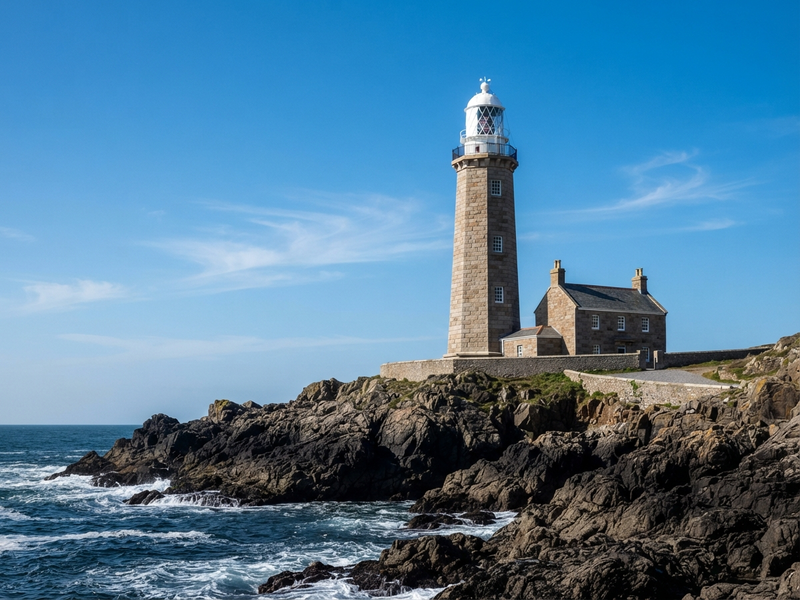
#> input picture small_image.png, 800 x 600 px
$ python starter_convolution.py
#> lines starting #> are read from the running program, lines starting #| are printed output that depends on the picture
### utilities.py
"""
utilities.py — Local-Image Helper Functions for the Parallel 2D Convolution Lab
-------------------------------------------------------------------------------
Provides:
  1. `DEFAULT_SMALL_IMAGE = "small_image.png"` (600 x 800 grayscale test image)
     and `DEFAULT_LARGE_IMAGE = "large_image.png"` (1600 x 2400 high-res test image).
  2. `load_grayscale_image()`: Loads a local image file (PNG, JPG, etc.), converts
     it to grayscale, optionally resizes it if `target_size` is specified, and
     returns a contiguous 2D `np.float64` array normalized to [0.0, 1.0].
  3. `get_kernels()`: Returns standard 5x5 `blur` and `edges` convolution kernels.
  4. `plot_comparison()`: Saves a clean side-by-side comparison PNG (automatically
     normalizing signed edge-detection magnitudes so both positive and negative edges
     are clearly visible when inspecting for parallel row-chunking seams).
"""

from __future__ import annotations

import os
import numpy as np

DEFAULT_SMALL_IMAGE = "small_image.png"
DEFAULT_LARGE_IMAGE = "large_image.png"


# [20 lines left out: function _resize_bilinear, not called in this run]


def load_grayscale_image(
    filepath: str = DEFAULT_SMALL_IMAGE,
    target_size: tuple[int, int] | None = None,
) -> np.ndarray:
    """Load a local image file as a contiguous 2D `float64` array in [0.0, 1.0].

    Parameters
    ----------
    filepath : str
        Path to a local image file (e.g. 'small_image.png' or 'large_image.png').
    target_size : tuple[int, int] | None
        Optional `(height, width)` to resize the image. If `None` (default), the
        image's native resolution is preserved.

    Returns
    -------
    np.ndarray
        Contiguous 2D array of dtype `np.float64` with values in [0.0, 1.0].
    """
    if not os.path.isfile(filepath):
        raise FileNotFoundError(
            f"Local image file '{filepath}' was not found in '{os.getcwd()}'. "
            f"Please place '{DEFAULT_SMALL_IMAGE}' and '{DEFAULT_LARGE_IMAGE}' "
            f"in your working directory (or pass a valid local image path)."
        )

    # Prefer Pillow (PIL) if installed
    try:
        from PIL import Image

        with Image.open(filepath) as im:
            gray = im.convert("L")
            if target_size is not None:
                target_h, target_w = target_size
                if gray.size != (target_w, target_h):
                    gray = gray.resize((target_w, target_h), Image.Resampling.BILINEAR)
            arr = np.asarray(gray, dtype=np.float64) / 255.0
            return np.ascontiguousarray(arr, dtype=np.float64)
    except ImportError:
        pass

    # Fallback: matplotlib.image
    import matplotlib.image as mpimg

    raw = mpimg.imread(filepath).astype(np.float64)
    if raw.ndim == 3:
        # Standard ITU-R BT.601 luminance weights (RGB -> Gray)
        raw = 0.2989 * raw[..., 0] + 0.5870 * raw[..., 1] + 0.1140 * raw[..., 2]
    if raw.max() > 1.0:
        raw /= 255.0
    if target_size is not None and raw.shape != target_size:
        raw = _resize_bilinear(raw, target_size[0], target_size[1])
    return np.ascontiguousarray(raw, dtype=np.float64)


def get_kernels() -> dict[str, np.ndarray]:
    """Return a dictionary of standard 5x5 float64 convolution kernels."""
    # 5x5 Gaussian-like smoothing kernel (weights sum to 1.0)
    weights_1d = np.array([1.0, 4.0, 6.0, 4.0, 1.0], dtype=np.float64)
    blur = np.outer(weights_1d, weights_1d)
    blur /= blur.sum()

    # 5x5 Laplacian-style center-surround edge detector (weights sum to 0.0)
    edges = np.full((5, 5), -1.0, dtype=np.float64)
    edges[2, 2] = 24.0
    edges /= 8.0  # Scale so edge magnitudes sit nicely near [0, 1]

    return {
        "blur": np.ascontiguousarray(blur, dtype=np.float64),
        "edges": np.ascontiguousarray(edges, dtype=np.float64),
    }


# [40 lines left out: function plot_comparison, not called in this run]

### starter_convolution.py
"""
starter_convolution.py — Student Starter Template (Local-Image Edition)
-----------------------------------------------------------------------
Parallel 2D Image Convolution & Synchronization
Group submission approved by the professor, as confirmed by MohammadJavad.
Effort: ~1.5h in-class + up to 1.5h self-paced at home.

Required Local Files in Working Directory:
  - `utilities.py`
  - `small_image.png` (600 x 800 grayscale PNG for Milestones 1-3A & Bonus)
  - `large_image.png` (1600 x 2400 grayscale PNG for Milestone 3B scaling)

Instructions:
  - Complete each TODO section in order (Milestones 1 -> 3, plus Optional Bonus).
  - Run this file frequently: built-in `assert` checks verify correctness at
    every milestone before moving to the next one.
  - Keep the `if __name__ == "__main__":` guard intact so `multiprocessing`
    works safely on Windows, macOS, and Linux.
"""

from __future__ import annotations

import multiprocessing as mp
import threading
import time
from multiprocessing import Lock, Process, shared_memory
import numpy as np

from utilities import (
    DEFAULT_LARGE_IMAGE,
    DEFAULT_SMALL_IMAGE,
    get_kernels,
    load_grayscale_image,
    plot_comparison,
)

try:
    from numba import njit, prange, set_num_threads
    NUMBA_AVAILABLE = True
except ImportError:
    NUMBA_AVAILABLE = False


# ==============================================================================
# MILESTONE 1 (25 pts): Sequential Baseline & Row-Wise Domain Decomposition
# ==============================================================================
def convolve_sequential(img: np.ndarray, kernel: np.ndarray) -> np.ndarray:
    """Compute valid 5x5 2D convolution on interior pixels [2..H-2, 2..W-2)."""
    H, W = img.shape
    out = np.zeros((H, W), dtype=np.float64)

    for r in range(2, H - 2):
        for c in range(2, W - 2):
            acc = 0.0
            for dr in range(-2, 3):
                for dc in range(-2, 3):
                    acc += img[r + dr, c + dc] * kernel[dr + 2, dc + 2]
            out[r, c] = acc

    return out


def make_row_chunks(
    num_workers: int, start_row: int = 2, end_row: int | None = None
) -> list[tuple[int, int]]:
    """Divide rows between workers, with leftover rows in the last chunk."""
    if end_row is None:
        raise ValueError("Please pass end_row explicitly.")
    if num_workers < 1:
        raise ValueError("num_workers must be at least 1.")
    if end_row < start_row:
        raise ValueError("end_row must be at least start_row.")

    rows_per_worker = (end_row - start_row) // num_workers
    chunks = []

    for worker in range(num_workers):
        first_row = start_row + worker * rows_per_worker
        last_row = first_row + rows_per_worker

        if worker == num_workers - 1:
            last_row = end_row

        chunks.append((first_row, last_row))

    return chunks


def convolve_row_range(
    img: np.ndarray, kernel: np.ndarray, out: np.ndarray, r_start: int, r_end: int
) -> None:
    """Compute 5x5 convolution ONLY for rows `r` in [r_start, r_end)."""
    _, W = img.shape
    for r in range(r_start, r_end):
        for c in range(2, W - 2):
            acc = 0.0
            for dr in range(-2, 3):
                for dc in range(-2, 3):
                    acc += img[r + dr, c + dc] * kernel[dr + 2, dc + 2]
            out[r, c] = acc


# ==============================================================================
# MILESTONE 2 (20 pts): Threading Experiment (Testing the GIL)
# ==============================================================================
def convolve_threads(
    img: np.ndarray, kernel: np.ndarray, num_workers: int = 4
) -> np.ndarray:
    """Run row-chunked 5x5 convolution across `num_workers` Python threads."""
    out = np.zeros_like(img)
    # TODO (Milestone 2):
    #   1. Split interior rows [2, H - 2) using `make_row_chunks`
    #   2. Spawn `num_workers` `threading.Thread` objects targeting `convolve_row_range`
    #   3. Start all threads, join all threads, and return `out`
    raise NotImplementedError("Implement convolve_threads")


# ==============================================================================
# MILESTONE 3A (30 pts): Multiprocessing + Zero-Copy SharedMemory
# ==============================================================================
# [28 lines left out: functions _mp_shm_worker, convolve_multiprocessing_shm, not called in this run]


# ==============================================================================
# MILESTONE 3B (25 pts): Native OpenMP-Style SMP with Numba (`prange`)
# ==============================================================================
if NUMBA_AVAILABLE:
    # [79 lines left out: functions convolve_numba, image_energy_numba, histogram_sequential, histogram_mp_broken, histogram_mp_locked, histogram_mp_private, not called in this run]


# ==============================================================================
# MAIN BENCHMARK & SELF-VERIFICATION HARNESS
# ==============================================================================
def main() -> None:
    kernel = get_kernels()["edges"]
    img = load_grayscale_image(DEFAULT_SMALL_IMAGE)
#> in load_grayscale_image, im is the input picture: PIL image 800x600 RGB; mean R, G, B 80.6, 125.3, 155.7
#> in load_grayscale_image, `gray = im.convert("L")`:
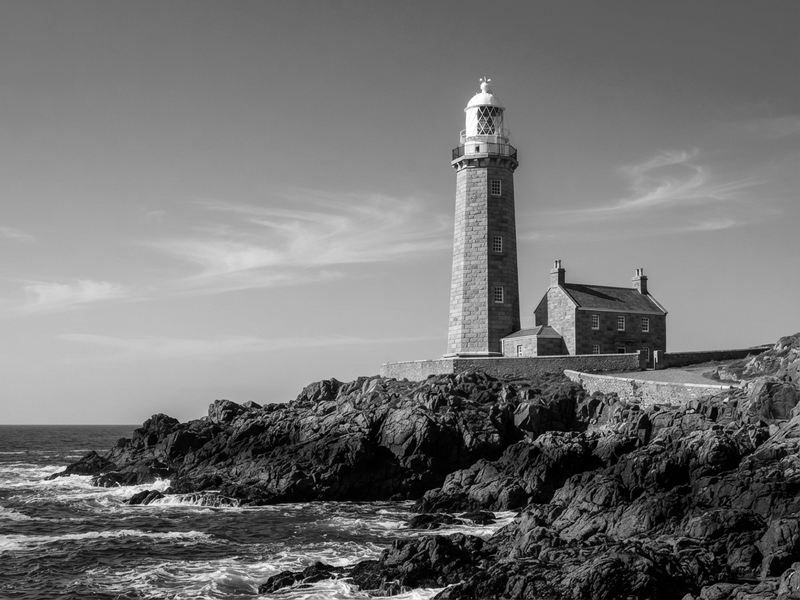
#> gray: PIL image 800x600 L; min 0, max 255, mean 115.4
    H, W = img.shape
#> H = 600; W = 800
    print(f"Small image: {H}x{W}", flush=True)
#| Small image: 600x800

    t0 = time.perf_counter()
    ref = convolve_sequential(img, kernel)
#> after the loop in convolve_sequential, `for r in range(2, H - 2):`:
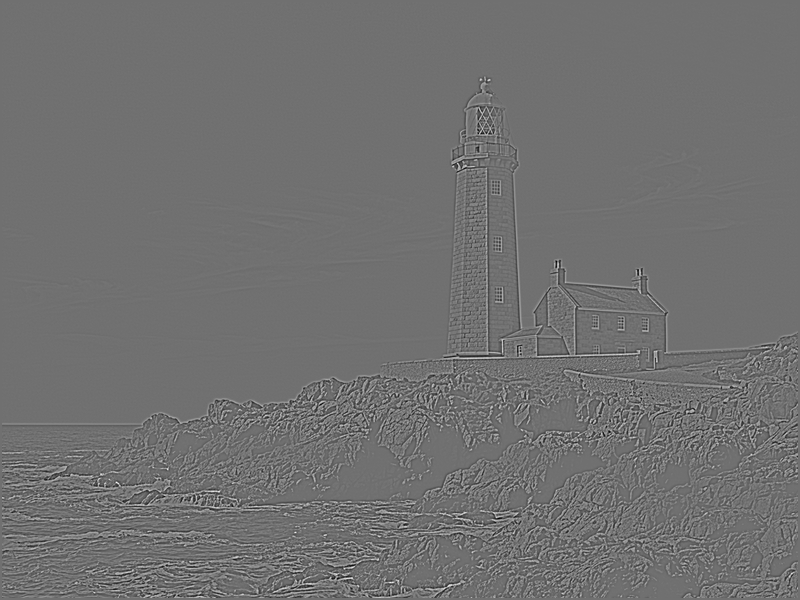
#> out: shape (600, 800) float64; min -1.49, max 1.88, mean 2.82e-05; drawn with min black and max white
    t_seq = time.perf_counter() - t0
    print(f"Sequential Python: {t_seq:.6f} s", flush=True)

    chunked = np.zeros_like(img)
    for r0, r1 in make_row_chunks(4, 2, H - 2):
        convolve_row_range(img, kernel, chunked, r0, r1)
    assert np.allclose(ref, chunked), "Row-chunking mismatch"
    print("Row chunks: PASSED", flush=True)

    thread_times = {}
    for workers in [1, 4]:
        t0 = time.perf_counter()
        out = convolve_threads(img, kernel, workers)
        elapsed = time.perf_counter() - t0
        assert np.allclose(ref, out), "Thread output mismatch"
        thread_times[workers] = elapsed
        print(f"Python threads={workers}: {elapsed:.6f} s; "
              f"speedup vs Python={t_seq / elapsed:.2f}x", flush=True)
#> after the loop, thread_times = 0 items
    print(f"Thread T1/T4: {thread_times[1] / thread_times[4]:.2f}x", flush=True)

    process_times = {}
    for workers in [1, 4]:
        t0 = time.perf_counter()
        out = convolve_multiprocessing_shm(img, kernel, workers)
        elapsed = time.perf_counter() - t0
        assert np.allclose(ref, out), "Process output mismatch"
        process_times[workers] = elapsed
        print(f"SharedMemory processes={workers}: {elapsed:.6f} s; "
              f"speedup vs Python={t_seq / elapsed:.2f}x", flush=True)
    print(f"Process T1/T4: {process_times[1] / process_times[4]:.2f}x", flush=True)

    if NUMBA_AVAILABLE:
        large = load_grayscale_image(DEFAULT_LARGE_IMAGE)
        for name, image in [("small", img), ("large", large)]:
            times = {}
            one_thread_out = None
            for workers in [1, 4]:
                set_num_threads(workers)
                warm = np.ascontiguousarray(image[:20, :20])
                warm_out = convolve_numba(warm, kernel)
                image_energy_numba(warm_out)

                t0 = time.perf_counter()
                out = convolve_numba(image, kernel)
                elapsed = time.perf_counter() - t0
                times[workers] = elapsed

                t0 = time.perf_counter()
                energy = image_energy_numba(out)
                energy_time = time.perf_counter() - t0
                assert np.isclose(energy, np.sum(out * out)), "Energy mismatch"
                assert np.all(out[:2, :] == 0) and np.all(out[-2:, :] == 0)
                assert np.all(out[:, :2] == 0) and np.all(out[:, -2:] == 0)
                if name == "small":
                    assert np.allclose(ref, out), "Numba small-image mismatch"
                if workers == 1:
                    one_thread_out = out
                else:
                    assert np.allclose(one_thread_out, out), "Numba thread-count mismatch"

                print(f"Numba {name}, threads={workers}: {elapsed:.6f} s; "
                      f"energy={energy:.8f}; reduction={energy_time:.6f} s", flush=True)
            print(f"Numba {name} T1/T4: {times[1] / times[4]:.2f}x", flush=True)
            if name == "small":
                plot_comparison(img, out, title="5x5 Edge Detection", save_path="result.png")
    else:
        print("Install Numba in this environment to complete Milestone 3B.")
        plot_comparison(img, ref, title="5x5 Edge Detection", save_path="result.png")

    try:
        t0 = time.perf_counter()
        ref_hist = histogram_sequential(img)
        print(f"Histogram sequential: {time.perf_counter() - t0:.6f} s", flush=True)
        for name, function in [("broken", histogram_mp_broken),
                               ("locked", histogram_mp_locked),
                               ("private", histogram_mp_private)]:
            t0 = time.perf_counter()
            hist = function(img, 4)
            elapsed = time.perf_counter() - t0
            if name != "broken":
                assert np.array_equal(ref_hist, hist), "Histogram bin mismatch"
                assert hist.sum() == img.size, "Histogram count mismatch"
            print(f"Histogram {name}: {elapsed:.6f} s; "
                  f"count={hist.sum()}; expected={img.size}", flush=True)
    except NotImplementedError:
        print("Optional histogram bonus not completed; skipped.", flush=True)


if __name__ == "__main__":
    mp.freeze_support()
#> (the run stopped early here; a loop or call above may not have finished)
